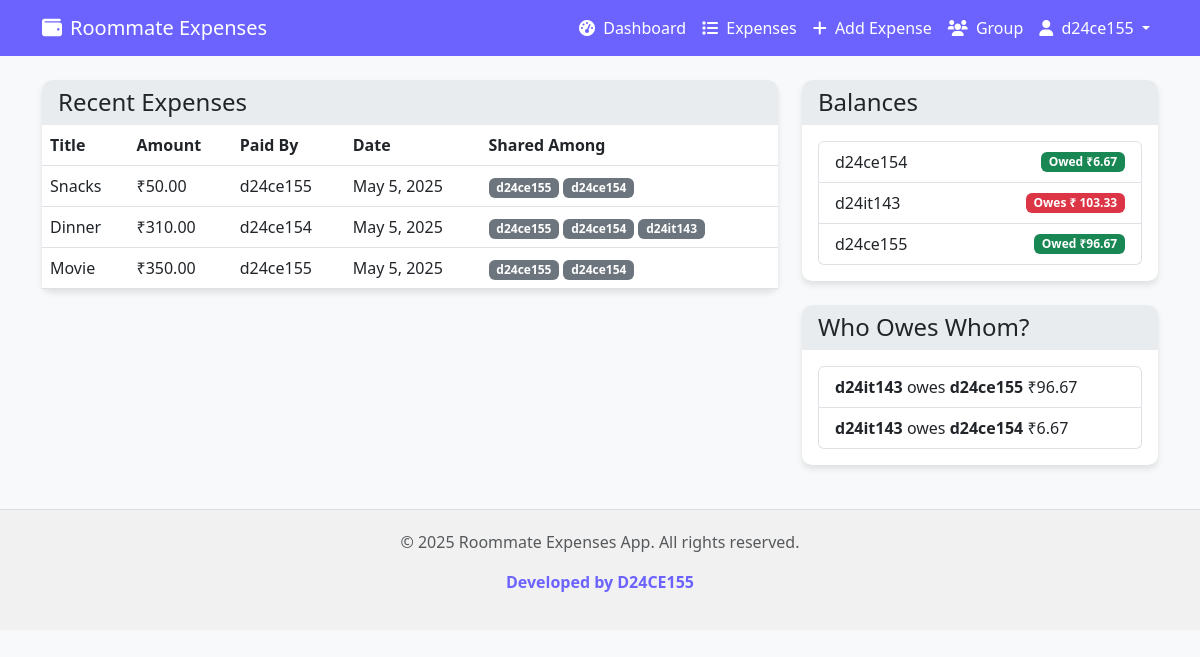
The app's page /expenses/ (signed in) with its own data.
### expenses/models.py (models this page shows, shortened)
class Expense(models.Model):
    title = models.CharField(max_length=200)
    amount = models.DecimalField(max_digits=10, decimal_places=2)
    paid_by = models.ForeignKey(User, on_delete=models.CASCADE, related_name='paid_expenses')
    date = models.DateField(auto_now_add=True)
    shared_among = models.ManyToManyField(User, related_name='shared_expenses')
    group = models.ForeignKey(Group, on_delete=models.CASCADE, related_name='expenses')
    created_at = models.DateTimeField(auto_now_add=True)
    class Meta:
        ordering = ['-date']

### expenses/views.py (the view)
# urls.py: path('', views.dashboard, name='dashboard'),
@login_required
def dashboard(request):
    if not request.user.profile.group:
        messages.info(request, "You need to create or join a group first.")
        return redirect('group_setup')
    group = request.user.profile.group
    expenses = Expense.objects.filter(group=group).order_by('-date')[:10]
    members = User.objects.filter(profile__group=group)
    balances = calculate_balances(group)
    settlements = calculate_settlements(balances)
    return render(request, 'expenses/dashboard.html', {
        'group': group,
        'expenses': expenses,
        'members': members,
        'balances': balances,
        'settlements': settlements
    })

### expenses/views.py (called while the page is built)
def calculate_balances(group):
    members = User.objects.filter(profile__group=group)
    balances = {member: Decimal('0.00') for member in members}
    expenses = Expense.objects.filter(group=group)
    for expense in expenses:
        balances[expense.paid_by] += expense.amount
        shared_users = expense.shared_among.all()
        per_user = expense.amount / shared_users.count()
        for user in shared_users:
            balances[user] -= per_user
    return balances

### templates/expenses/dashboard.html (shortened to what this page needs)
{% extends 'base.html' %}
{% block content %}
<div class="row mb-4">
    <div class="col-md-8">
        <div class="card">
            <div class="card-header">
                <h4 class="mb-0">Recent Expenses</h4>
            </div>
            <div class="card-body p-0">
                {% if expenses %}
                    <table class="table mb-0">
                        <thead>
                            <tr>
                                <th>Title</th>
                                <th>Amount</th>
                                <th>Paid By</th>
                                <th>Date</th>
                                <th>Shared Among</th>
                            </tr>
                        </thead>
                        <tbody>
                            {% for expense in expenses %}
                                <tr>
                                    <td>{{ expense.title }}</td>
                                    <td>₹{{ expense.amount }}</td>
                                    <td>{{ expense.paid_by.username }}</td>
                                    <td>{{ expense.date }}</td>
                                    <td>
                                        {% for user in expense.shared_among.all %}
                                            <span class="badge bg-secondary">{{ user.username }}</span>
                                        {% endfor %}
                                    </td>
                                </tr>
                            {% endfor %}
                        </tbody>
                    </table>
                {% else %}
                    <p class="p-3">No expenses yet. <a href="{% url 'add_expense' %}">Add your first expense</a>.</p>
                {% endif %}
            </div>
        </div>
    </div>
    <div class="col-md-4">
        <div class="card mb-4">
            <div class="card-header">
                <h4 class="mb-0">Balances</h4>
            </div>
            <div class="card-body">
                <ul class="list-group">
                    {% for member, balance in balances.items %}
                        <li class="list-group-item d-flex justify-content-between align-items-center">
                            {{ member.username }}
                            {% if balance > 0 %}
                                <span class="badge bg-success">Owed ₹{{ balance|floatformat:2 }}</span>
                            {% elif balance < 0 %}
                                <span class="badge bg-danger">
                                    Owes ₹
                                    {% if balance < 0 %}
                                        {{ balance|floatformat:2|slice:"1:" }}
                                    {% else %}
                                        {{ balance|floatformat:2 }}
                                    {% endif %}
                                </span>
                            {% else %}
                                <span class="badge bg-secondary">Settled</span>
                            {% endif %}
                        </li>
                    {% endfor %}
                </ul>
            </div>
        </div>
        <div class="card">
            <div class="card-header">
                <h4 class="mb-0">Who Owes Whom?</h4>
            </div>
            <div class="card-body">
                {% if settlements %}
                    <ul class="list-group">
                        {% for s in settlements %}
                            <li class="list-group-item">
                                <strong>{{ s.from.username }}</strong> owes <strong>{{ s.to.username }}</strong> ₹{{ s.amount|floatformat:2 }}
                            </li>
                        {% endfor %}
                    </ul>
                {% else %}
                    <p>All settled up!</p>
                {% endif %}
            </div>
        </div>
    </div>
</div>
{% endblock %}

### templates/base.html (shortened to what this page needs)
<!DOCTYPE html>
<html lang="en">
<head>
    <link href="https://cdn.jsdelivr.net/npm/bootstrap@5.3.0-alpha1/dist/css/bootstrap.min.css" rel="stylesheet">
    <link rel="stylesheet" href="https://cdnjs.cloudflare.com/ajax/libs/font-awesome/6.0.0/css/all.min.css">
</head>
<body>
    <nav class="navbar navbar-expand-lg navbar-dark bg-primary fixed-top">
        <div class="container">
            <a class="navbar-brand" href="{% url 'dashboard' %}">
                <i class="fas fa-wallet me-2"></i>Roommate Expenses
            </a>
            <div class="collapse navbar-collapse" id="navbarNav">
                <ul class="navbar-nav ms-auto">
                    {% if user.is_authenticated %}
                        {% if user.profile.group %}
                            <li class="nav-item">
                                <a class="nav-link" href="{% url 'dashboard' %}">
                                    <i class="fas fa-tachometer-alt me-1"></i> Dashboard
                                </a>
                            </li>
                            <li class="nav-item">
                                <a class="nav-link" href="{% url 'expense_list' %}">
                                    <i class="fas fa-list me-1"></i> Expenses
                                </a>
                            </li>
                            <li class="nav-item">
                                <a class="nav-link" href="{% url 'add_expense' %}">
                                    <i class="fas fa-plus me-1"></i> Add Expense
                                </a>
                            </li>
                            <li class="nav-item">
                                <a class="nav-link" href="{% url 'view_group' %}">
                                    <i class="fas fa-users me-1"></i> Group
                                </a>
                            </li>
                        {% else %}
                            <li class="nav-item">
                                <a class="nav-link" href="{% url 'group_setup' %}">
                                    <i class="fas fa-users me-1"></i> Join/Create Group
                                </a>
                            </li>
                        {% endif %}
                        <li class="nav-item dropdown">
                            <a class="nav-link dropdown-toggle" href="#" id="navbarDropdown" role="button"
                               data-bs-toggle="dropdown" aria-expanded="false">
                                <i class="fas fa-user me-1"></i> {{ user.username }}
                            </a>
                        </li>
                    {% endif %}
                </ul>
            </div>
        </div>
    </nav>
    <div class="container mt-4">
        {% block content %}{% endblock %}
    </div>
    <footer class="footer mt-auto">
        <div class="container">
            <p class="text-muted">&copy; {% now "Y" %} Roommate Expenses App. All rights reserved.</p>
            <p class="developer-credit">Developed by D24CE155</p>
        </div>
    </footer>
</body>
</html>

### templates/base.html (style rules this page uses)
body { background-color: #f8f9fa; padding-top: 56px; }
.navbar { background-color: #6c63ff !important; }
.navbar-brand, .nav-link { color: white !important; }
.card { box-shadow: 0 4px 6px rgba(0, 0, 0, 0.1); border-radius: 10px; border: none; margin-bottom: 20px; }
.card-header { background-color: #e9ecef; border-bottom: none; border-radius: 10px 10px 0 0 !important; }
.footer { margin-top: 50px; padding: 20px 0; text-align: center; background-color: #f1f1f1; border-top: 1px solid #ddd; }
.developer-credit { font-weight: 600; color: #6c63ff; margin-top: 8px; }

### records on screen
Expense: title "Snacks", amount "50.00", paid_by.username "d24ce155", date "May 5, 2025"
Expense: title "Dinner", amount "310.00", paid_by.username "d24ce154", date "May 5, 2025"
Expense: title "Movie", amount "350.00", paid_by.username "d24ce155", date "May 5, 2025"

### other values on screen
{{ user.username }} "d24ce155"
{{ user.username }} "d24ce154"
{{ user.username }} "d24it143"
{{ member.username }} "d24ce154"
{{ balance|floatformat:2 }} "6.67"
{{ member.username }} "d24it143"
{{ balance|floatformat:2|slice:"1:" }} "103.33"
{{ member.username }} "d24ce155"
{{ balance|floatformat:2 }} "96.67"
{{ s.from.username }} "d24it143"
{{ s.to.username }} "d24ce155"
{{ s.amount|floatformat:2 }} "96.67"
{{ s.to.username }} "d24ce154"
{{ s.amount|floatformat:2 }} "6.67"
